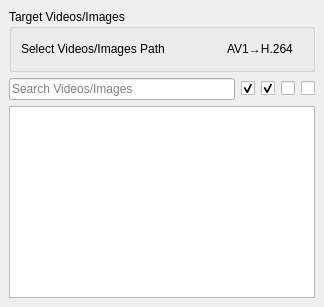
  <widget class="QDockWidget" name="input_Target_DockWidget">
   <property name="sizePolicy">
    <sizepolicy hsizetype="Preferred" vsizetype="Preferred">
     <horstretch>4</horstretch>
     <verstretch>0</verstretch>
    </sizepolicy>
   </property>
   <property name="minimumSize">
    <size>
     <width>324</width>
     <height>230</height>
    </size>
   </property>
   <property name="features">
    <set>QDockWidget::DockWidgetFeature::DockWidgetFloatable|QDockWidget::DockWidgetFeature::DockWidgetMovable</set>
   </property>
   <property name="windowTitle">
    <string>Target Videos</string>
   </property>
   <attribute name="dockWidgetArea">
    <number>1</number>
   </attribute>
   <widget class="QWidget" name="dockWidgetContents">
    <layout class="QGridLayout" name="gridLayout_4">
     <item row="0" column="0">
      <layout class="QVBoxLayout" name="vboxLayout">
       <item>
        <widget class="QGroupBox" name="groupBox_TargetVideos_Select">
         <property name="title">
          <string>Target Videos/Images</string>
         </property>
         <layout class="QGridLayout" name="gridLayout_3">
          <item row="0" column="0">
           <layout class="QHBoxLayout" name="horizontalLayout_7">
            <item>
             <widget class="QLabel" name="labelTargetVideosPath">
              <property name="text">
               <string>Select Videos/Images Path</string>
              </property>
              <property name="wordWrap">
               <bool>false</bool>
              </property>
             </widget>
            </item>
            <item>
             <widget class="QPushButton" name="buttonTargetVideosPath">
              <property name="sizePolicy">
               <sizepolicy hsizetype="Fixed" vsizetype="Fixed">
                <horstretch>0</horstretch>
                <verstretch>0</verstretch>
               </sizepolicy>
              </property>
              <property name="toolTip">
               <string>Choose Target Media Folder</string>
              </property>
              <property name="text">
               <string/>
              </property>
              <property name="icon">
               <iconset resource="media.qrc">
                <normaloff>:/media/media/open_file.png</normaloff>:/media/media/open_file.png</iconset>
              </property>
              <property name="iconSize">
               <size>
                <width>18</width>
                <height>18</height>
               </size>
              </property>
              <property name="flat">
               <bool>true</bool>
              </property>
             </widget>
            </item>
            <item>
             <widget class="QPushButton" name="buttonBatchAv1ToH264">
              <property name="sizePolicy">
               <sizepolicy hsizetype="Minimum" vsizetype="Fixed">
                <horstretch>0</horstretch>
                <verstretch>0</verstretch>
               </sizepolicy>
              </property>
              <property name="toolTip">
               <string>Find AV1 videos in the target folder and batch-convert them to H.264 (replaces each original file after a successful transcode).</string>
              </property>
              <property name="text">
               <string>AV1→H.264</string>
              </property>
              <property name="flat">
               <bool>true</bool>
              </property>
             </widget>
            </item>
           </layout>
          </item>
         </layout>
        </widget>
       </item>
       <item>
        <layout class="QHBoxLayout" name="horizontalLayout_9">
         <item>
          <widget class="QLineEdit" name="targetVideosSearchBox">
           <property name="text">
            <string/>
           </property>
           <property name="placeholderText">
            <string>Search Videos/Images</string>
           </property>
          </widget>
         </item>
         <item>
          <widget class="QCheckBox" name="filterImagesCheckBox">
           <property name="toolTip">
            <string>Include Images</string>
           </property>
           <property name="text">
            <string/>
           </property>
           <property name="icon">
            <iconset resource="media.qrc">
             <normaloff>:/media/media/image.png</normaloff>:/media/media/image.png</iconset>
           </property>
           <property name="checked">
            <bool>true</bool>
           </property>
          </widget>
         </item>
         <item>
          <widget class="QCheckBox" name="filterVideosCheckBox">
           <property name="toolTip">
            <string>Include Videos</string>
           </property>
           <property name="text">
            <string/>
           </property>
           <property name="icon">
            <iconset resource="media.qrc">
             <normaloff>:/media/media/video.png</normaloff>:/media/media/video.png</iconset>
           </property>
           <property name="checked">
            <bool>true</bool>
           </property>
          </widget>
         </item>
         <item>
          <widget class="QCheckBox" name="filterWebcamsCheckBox">
           <property name="toolTip">
            <string>Include Webcams</string>
           </property>
           <property name="text">
            <string/>
           </property>
           <property name="icon">
            <iconset resource="media.qrc">
             <normaloff>:/media/media/webcam.png</normaloff>:/media/media/webcam.png</iconset>
           </property>
           <property name="checked">
            <bool>false</bool>
           </property>
          </widget>
         </item>
         <item>
          <widget class="QCheckBox" name="filterScreenCaptureCheckBox">
           <property name="toolTip">
            <string>Include Screen Capture</string>
           </property>
           <property name="text">
            <string/>
           </property>
           <property name="icon">
            <iconset resource="media.qrc">
             <normaloff>:/media/media/video.png</normaloff>:/media/media/video.png</iconset>
           </property>
           <property name="checked">
            <bool>false</bool>
           </property>
          </widget>
         </item>
        </layout>
       </item>
       <item>
        <widget class="QListWidget" name="targetVideosList">
         <property name="acceptDrops">
          <bool>true</bool>
         </property>
         <property name="autoScroll">
          <bool>false</bool>
         </property>
        </widget>
       </item>
      </layout>
     </item>
    </layout>
   </widget>
  </widget>
